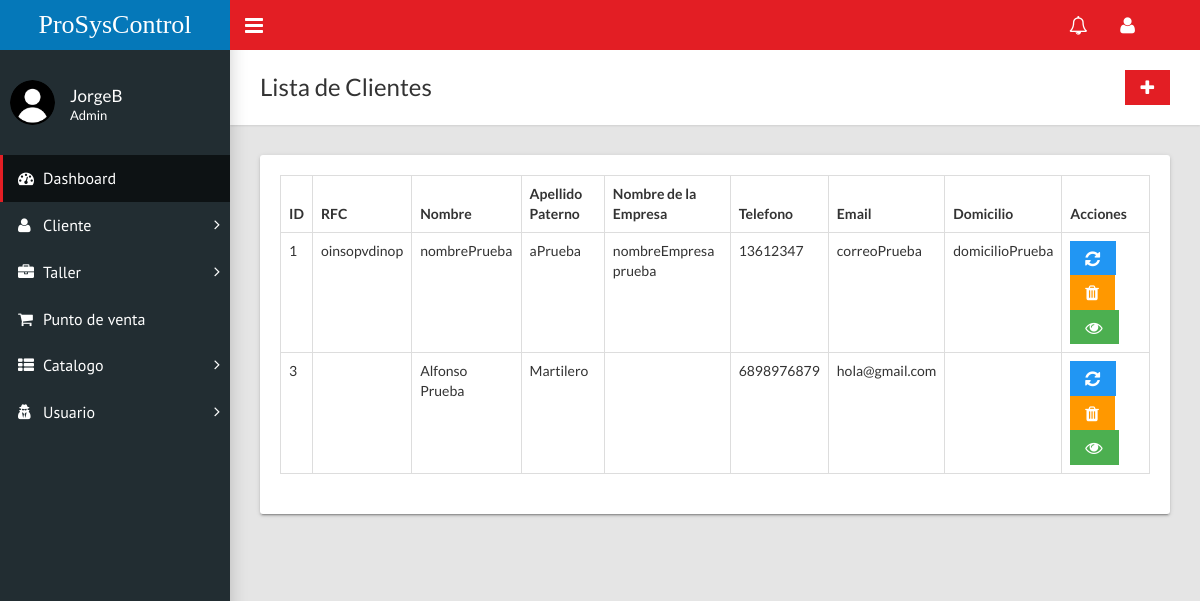
The app's page /home.php?c=cliente (signed in), older data.
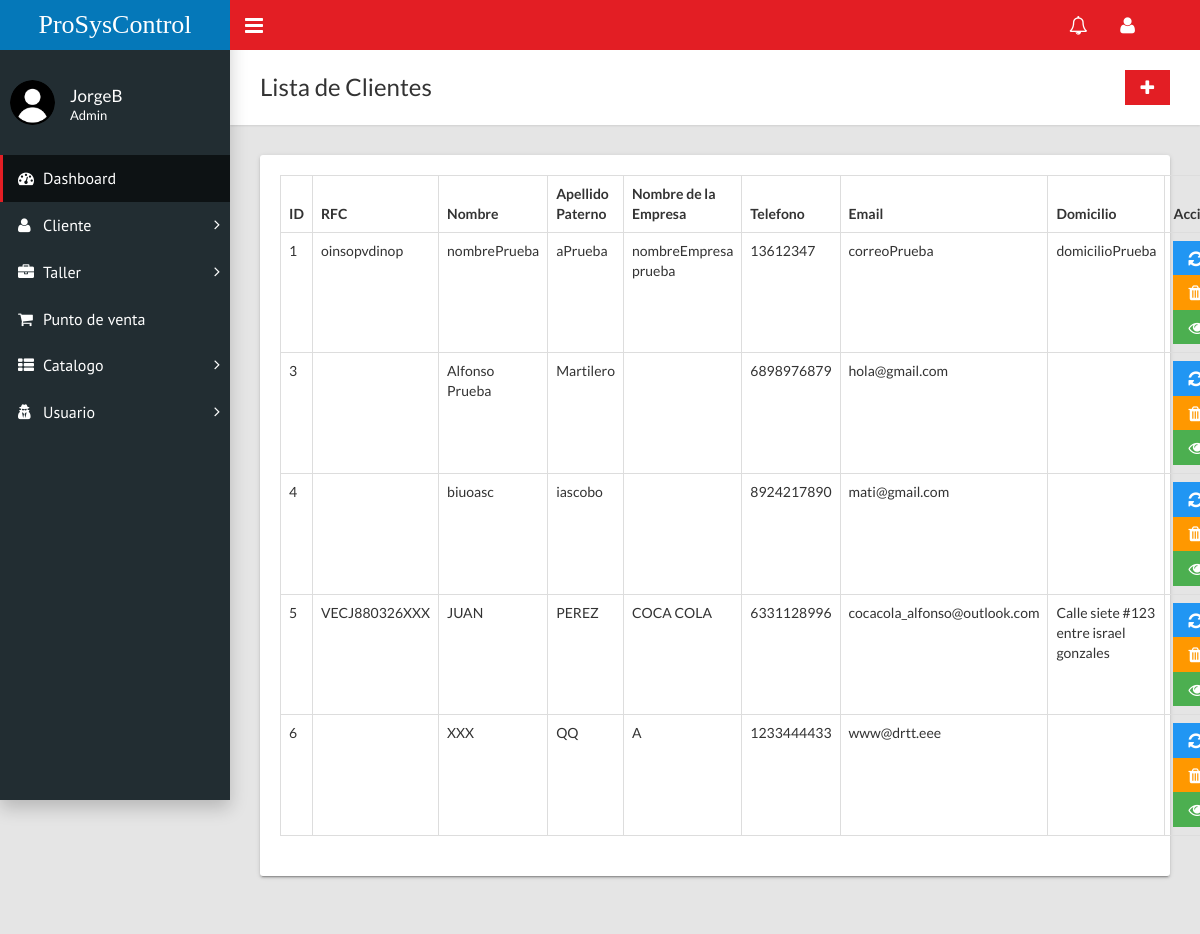
The same page, newer data.
### tables this page shows
CREATE TABLE `clientes` (
  `idClientes` int(11) NOT NULL,
  `rfc` varchar(20) NOT NULL,
  `nombreCliente` varchar(50) NOT NULL,
  `apellidoP` varchar(50) NOT NULL,
  `apellidoM` varchar(50) NOT NULL,
  `nombreEmpresa` varchar(70) NOT NULL,
  `telefono` varchar(10) NOT NULL,
  `email` varchar(70) NOT NULL,
  `domicilio` varchar(150) NOT NULL
);

### controladores/cliente.controlador.php (called while the page is built, shortened)
<?php
require_once "modelos/cliente.php";
class ClienteControlador{
    public function __CONSTRUCT(){
        $this->modelo = new Cliente;
    }
    public function Inicio(){
        require_once "vistas/encabezado.php";
        require_once "vistas/cliente/index.php";
        require_once "vistas/pie.php";
    }
}

### modelos/database.php (called while the page is built, shortened)
<?php
class Database{
    public static function Conectar(){
        try{
            $conexion = new PDO("mysql:host=".self::servidor.";dbname=".self::nombrebd.";charset=utf8", self::usuariobd,
            self::clave);
            $conexion -> setAttribute(PDO::ATTR_ERRMODE, PDO::ERRMODE_EXCEPTION);
            return $conexion;
        }catch(PDOException $e){
            return "Fallo " .$e->getMessage();
        }
    }
}

### modelos/cliente.php (called while the page is built, shortened)
<?php
class Cliente{
    public function __CONSTRUCT(){
        $this->pdo = Database::Conectar();
    }
    public function Listar(){
        try{
            $consulta = $this->pdo->prepare("SELECT * FROM clientes;");
            $consulta->execute();
            return $consulta->fetchAll(PDO::FETCH_OBJ);
        }catch(Exception $excepcion){
            die($excepcion->getMessage());
        }
    }
}

### vistas/cliente/index.php (the view)
<?php
require_once "modelos/database.php";
?>
<div class="content-wrapper">
        <div class="page-title">
          <div>
            <h1>Lista de Clientes</h1>
          </div>
          <div>
            <a class="btn btn-primary btn-flat" href="?c=cliente&a=FormCrear"><i class="fa fa-lg fa-plus"></i></a>
            </div>
        </div>
        <div class="row">
          <div class="col-md-12">
            <div class="card">
              <div class="card-body">
                <table class="table table-hover table-bordered" id="sampleTable">
                  <thead>
                    <tr>
                      <th>ID</th>
                      <th>RFC</th>
                      <th>Nombre</th>
                      <th>Apellido Paterno</th>
                      <th>Nombre de la Empresa</th>
                      <th>Telefono</th>
                      <th>Email</th>
                      <th>Domicilio</th>
                      <?php if($_SESSION['tipoUsuario']!='Tecnico'){?>
                      <th>Acciones</th>
                      <?php }?>
                    </tr>
                  </thead>
                  <tbody>
                    <?php foreach($this->modelo->Listar() as $clienteSQL):?>
                    <tr>
                      <td><?=$clienteSQL->idClientes?></td>
                      <td><?=$clienteSQL->rfc?></td>
                      <td><?=$clienteSQL->nombreCliente?></td>
                      <td><?=$clienteSQL->apellidoP?></td>
                      <td><?=$clienteSQL->nombreEmpresa?></td>
                      <td><?=$clienteSQL->telefono?></td>
                      <td><?=$clienteSQL->email?></td>
                      <td><?=$clienteSQL->domicilio?></td>
                      <td>
                      <?php if($_SESSION['tipoUsuario']!='Tecnico'){?>
                      <a class="btn btn-info btn-flat" href="?c=cliente&a=FormCrear&id=<?=$clienteSQL->idClientes?>"><i class="fa fa-lg fa-refresh"></i></a>
                      <a class="btn btn-warning btn-flat" onclick = "return confirm('¿Realmente desea eliminar?')" href="?c=cliente&a=Borrar&id=<?=$clienteSQL->idClientes?>"><i class="fa fa-lg fa-trash" ></i></a>
                      <?php }?>
                      <a class="btn btn-success btn-flat" href="?c=cliente&a=FormConsultar&id=<?=$clienteSQL->idClientes?>"><i class="fa fa-lg fa-eye"></i></a></td>
                    </tr>
                    <?php endforeach;?>
                  </tbody>
                </table>
              </div>
            </div>
          </div>
        </div>
      </div>
    </div>

### home.php (shortened to what this page needs)
<?php
require_once "modelos/database.php";
if(isset($_SESSION['usuario'])){
    if(!isset($_GET['c'])){
        require_once "controladores/inicio.controlador.php";
        $controlador = new InicioControlador();
        call_user_func(array($controlador, "Inicio"));
    }else{
        $controlador = new $controlador;
        $accion = isset($_GET['a']) ? $_GET['a'] : "Inicio";
        call_user_func(array($controlador, $accion));
    }
}
else{ include("index.php");$this->sweet_alerts("Sesion no iniciada");}

### vistas/encabezado.php (shortened to what this page needs)
<!DOCTYPE html>
<html>
  <head>
    <link rel="stylesheet" type="text/css" href="assets/css/main.css">
    <link href='https://unpkg.com/boxicons@2.1.4/css/boxicons.min.css' rel='stylesheet'>
    <?php
    require_once "modelos/database.php";
    $usuario = $_SESSION['usuario'];
    ?>
  </head>
  <body class="sidebar-mini fixed">
    <div class="wrapper">
      <header class="main-header hidden-print"><a class="logo" href="home.php">ProSysControl </a>
        <nav class="navbar navbar-static-top">
          <a class="sidebar-toggle" href="#" data-toggle="offcanvas"></a>
          <div class="navbar-custom-menu">
            <ul class="top-nav">
              <li class="dropdown notification-menu"><a class="dropdown-toggle" href="#" data-toggle="dropdown" aria-expanded="false"><i class="fa fa-bell-o fa-lg"></i></a>
              </li>
              <li class="dropdown"><a class="dropdown-toggle" href="#" data-toggle="dropdown" role="button" aria-haspopup="true" aria-expanded="false"><i class="fa fa-user fa-lg"></i></a>
              </li>
            </ul>
          </div>
        </nav>
      </header>
      <aside class="main-sidebar hidden-print">
        <section class="sidebar">
          <div class="user-panel">
            <div class="pull-left image"><img class="img-circle" src="assets/css/usuario.png" alt="User Image"></div>
            <div class="pull-left info">
              <p><?php echo($usuario)?></p>
              <p class="designation"><?php echo($_SESSION['tipoUsuario'])?></p>
            </div>
          </div>
          <ul class="sidebar-menu">
            <li class="active"><a href="home.php"><i class="fa fa-dashboard"></i><span>Dashboard</span></a></li>
            <li class="treeview"><a href="#"><i class="fa fa-user"></i><span>Cliente</span><i class="fa fa-angle-right"></i></a>
            </li>
            <li class="treeview"><a href="#"><i class="fa fa-briefcase"></i><span>Taller</span><i class="fa fa-angle-right"></i></a>
            </li>
            <?php if($_SESSION['tipoUsuario']!='Tecnico'){?>
            <li><a href="#"><i class="fa fa-shopping-cart"></i><span>Punto de venta</span></a></li>
            <li class="treeview"><a href="#"><i class="fa fa-th-list"></i><span>Catalogo</span><i class="fa fa-angle-right"></i></a>
            </li>
            <?php }?>
            <?php if($_SESSION['tipoUsuario']!='Tecnico'){?>
            <li class="treeview"><a href="#"><i class="fa fa-user-secret"></i><span>Usuario</span><i class="fa fa-angle-right"></i></a>
            </li>
            <?php }?>
          </ul>
        </section>
      </aside>

### vistas/pie.php (shortened to what this page needs)
  </body>
</html>

Row changes from the older to the newer data that the page shows:
added clientes: idClientes "4", nombreCliente "biuoasc", apellidoP "iascobo", telefono "8924217890", email "mati@gmail.com"
added clientes: idClientes "5", rfc "VECJ880326XXX", nombreCliente "JUAN", apellidoP "PEREZ", nombreEmpresa "COCA COLA", telefono "6331128996", email "cocacola_alfonso@outlook.com", domicilio "Calle siete #123 entre israel gonzales"
added clientes: idClientes "6", nombreCliente "XXX", apellidoP "QQ", nombreEmpresa "A", telefono "1233444433", email "www@drtt.eee"
